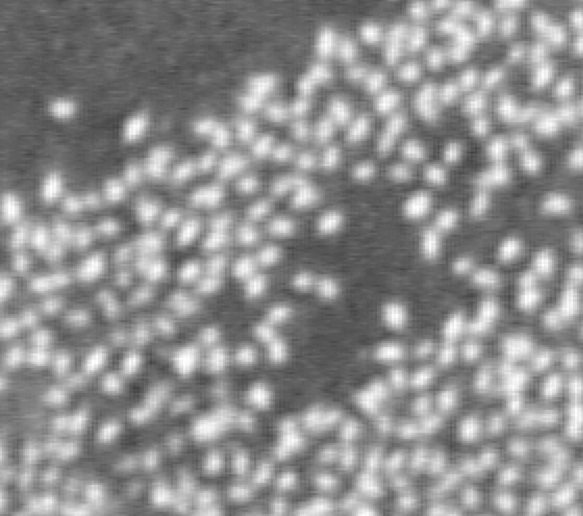
%> input picture donnees_TP4_TAV/colonie.png, 583 x 516 px
$ octave exercice_4.m   (GNU Octave 9; MATLAB toolbox functions it lacks are replaced by stand-ins)
%> lines starting %> are read from the running program, lines starting %| are printed output that depends on the picture
### donnees_TP4_TAV/calcul_I_moyen_ellipse.m
function resultat = calcul_I_moyen_ellipse(I,c_i,R)

[nb_lignes,nb_colonnes] = size(I);
abscisse = c_i(1);
ordonnee = c_i(2);
angle = c_i(3);
a = R;
b = sqrt(2)*R;
nb_pixels = 0;
somme_nvg = 0;
for j = max(1,floor(abscisse-b)):min(nb_colonnes,ceil(abscisse+b))
	for i = max(1,floor(ordonnee-b)):min(nb_lignes,ceil(ordonnee+b))
		abscisse_relative = j-abscisse;
		ordonnee_relative = i-ordonnee;
		if ((abscisse_relative*cos(angle)-ordonnee_relative*sin(angle))/a)^2+((abscisse_relative*sin(angle)+ordonnee_relative*cos(angle))/b)^2<=1
			nb_pixels = nb_pixels+1;
			somme_nvg = somme_nvg+I(i,j);
		end
	end
end
resultat = somme_nvg/nb_pixels;

### donnees_TP4_TAV/exercice_4.m
clear;
close all;
taille_ecran = get(0,'ScreenSize');
L = taille_ecran(3);
H = taille_ecran(4);

%% Paramètres :
beta = 1.0;                                     % Facteur de distance
S =130;                                         % seuil de bon postionnement
gamma = 5.0;                                    % parametre sigmoide
T =0.1;                                         % Temperature
lambda = 100.0;                                 % facteur de poisson
alpha =0.99;                                    % coefficient de croissance
rose = [253 108 158]/255;
k_max = 5000;                                   % nb d'iteration max
R_max=20;
N=10;                                            % Nb de cercle initaux

nb_points_disque = 30;                          % Affichage cercle
increment_angulaire = 2*pi/nb_points_disque;    % increment d'affichage
theta = 0:increment_angulaire:2*pi;             % Liste des thetas


nb_affichages = 1000;                               % affichage frame
pas_entre_affichages = floor(k_max/nb_affichages);
temps_pause = 0.0005;
%% Lecture et affichage de l'image :
I = imread('colonie.png');
%> I is the input picture: size 516x583x3 uint8; min 64, max 255, mean 142.3
I = rgb2gray(I);
%> I: size 516x583 uint8
I = double(I);
%> I: size 516x583 double
I = I(1:400,100:450);
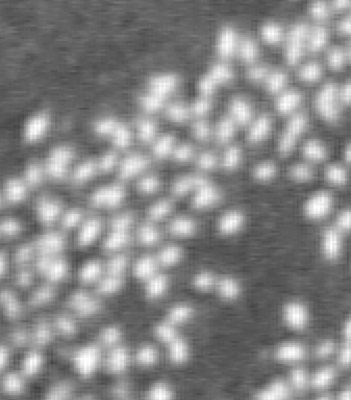
%> I: size 400x351 double; min 65, max 255, mean 135.8
figure('Name',['Detection de ' num2str(N) ' flamants roses'],'Position',[0.25*L,0,0.75*L,0.5*H]);
[nb_lignes,nb_colonnes] = size(I);
%> nb_lignes = 400; nb_colonnes = 351

%% Tirage aléatoire d'une configuration initiale et calcul des niveaux de gris moyens :
c = zeros(N,4);
I_moyen_disques = zeros(N,1);
U_disques = zeros(N,1);
for i = 1:N
    pos = nb_colonnes*rand(1,2);
    r= rand*20+5;
    angle = rand*2*pi;
    c_i = [pos,rand*2*pi,r];
	c(i,:) = c_i;
	I_moyen_disques(i) = calcul_I_moyen_ellipse(I,c_i,c_i(4));
    somme=0;
    for j = 1:N
        dist = sqrt((c(i,1)-c(j,1))^2 + (c(i,2)-c(j,2))^2);
        if dist <= sqrt(2)*(c(i,4)+c(j,4))/2
           somme = somme + 1;
        end
    end
    U_disques(i) = beta*somme - I_moyen_disques(i);
end
%> after the loop, I_moyen_disques = [92.14; 180.3; 128.8; 144.1; 173.9; 139.5; 134.5; 138.8; 119.8; 170.9]; U_disques = [-91.14; -179.3; -127.8; -143.1; -172.9; -138.5; -133.5; -137.8; -118.8; -169.9]; c = 10 rows, first 8: [296.4 266 3.21 13.41; 142.1 275.1 3.67 11.07; 318.7 177.1 3.89 10.64; 87.93 319.3 5.67 24.66; 108.9 256.2 2.97 22.98; 35.35 152.4 6.07 17.22; 167.4 303.7 3.45 10.21; 4.93 252.6 4.2 12.98]
liste_k = 0;
liste_U = 0;
I_moyen_config = mean(I_moyen_disques);
%> I_moyen_config = 142.3
liste_I_moyen_config = I_moyen_config;
%> liste_I_moyen_config = 142.3

%% Affichage de la configuration initiale :
subplot(1,2,1);
imagesc(I);
axis image;
axis off;
colormap gray;
hold on;
for j = 1:N
            a= c(j,4);
            b = sqrt(2)*c(j,4);
			x_prime = a*cos(theta);
			y_prime = b*sin(theta);
            angle = c(j,3);
            x_affich = x_prime*cos(angle)+y_prime*sin(angle);
            y_affich = -x_prime*sin(angle)+y_prime*cos(angle);
            x_affich = c(j,1)+x_affich;
            y_affich = c(j,2)+y_affich;
			indices = find(x_affich>0 & x_affich<nb_colonnes & y_affich>0 & y_affich<nb_lignes);
			plot(x_affich(indices),y_affich(indices),'Color',rose,'LineWidth',3);
end
%> this loop made 10 passes
%> (a, b, angle) on passes 1, 2, 3, 4, 5, 6, 7, 8, 10: (13.41, 18.97, 3.21), (11.07, 15.65, 3.67), (10.64, 15.04, 3.89), (24.66, 34.87, 5.67), (22.98, 32.49, 2.97), (17.22, 24.35, 6.07), (10.21, 14.44, 3.45), (12.98, 18.35, 4.2), (16.35, 23.12, 6.08)
%> (a, b, angle, indices) on pass 9: (22.35, 31.61, 2.04, [3 4 5 6 7 8 9 10 11 12 13 14 15 16 17])
pause(temps_pause);

%% Courbe d'évolution du niveau de gris moyen :
subplot(1,2,2);
plot(liste_k,liste_U,'.','Color',rose);
axis([0 k_max/1000 -400 0]);
set(gca,'FontSize',20);
xlabel('Nombre d''iterations','FontSize',30);
ylabel('Energie','FontSize',30);
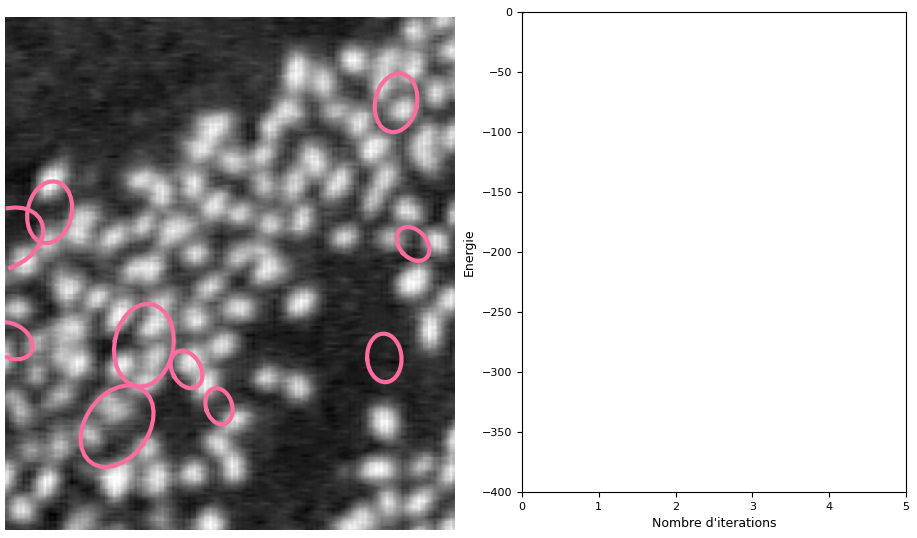
%> figure redrawn from the program's plot data, 2 panels


%% Recherche de la configuration optimale :
continuer = true;
k=1;
while continuer
    %% Tirage des nouveaux disques
    c_anc = c;
    nouvN = poissrnd(lambda);

    for i=1:nouvN
        % Tirage aléatoire d'un nouveau disque et calcul du niveau de gris moyen :
        c_i = [nb_colonnes*rand nb_lignes*rand,rand*2*pi,rand*20+5];
        c = [c; c_i];
        I_moyen_disques = [I_moyen_disques ; calcul_I_moyen_ellipse(I,c_i,c_i(4))];
    end


    %% Calcul de l'energie ind
    U_i = zeros(size(c,1),1);

    for i = 1:size(c,1)
        U_i(i) = 1 - (2/(1+exp(-gamma*(I_moyen_disques(i)/S-1))));
    end
    %% tri des energies
%> (the run ends here)

$ run again, with donnees_TP4_TAV/bateau.jpg saved as donnees_TP4_TAV/colonie.png
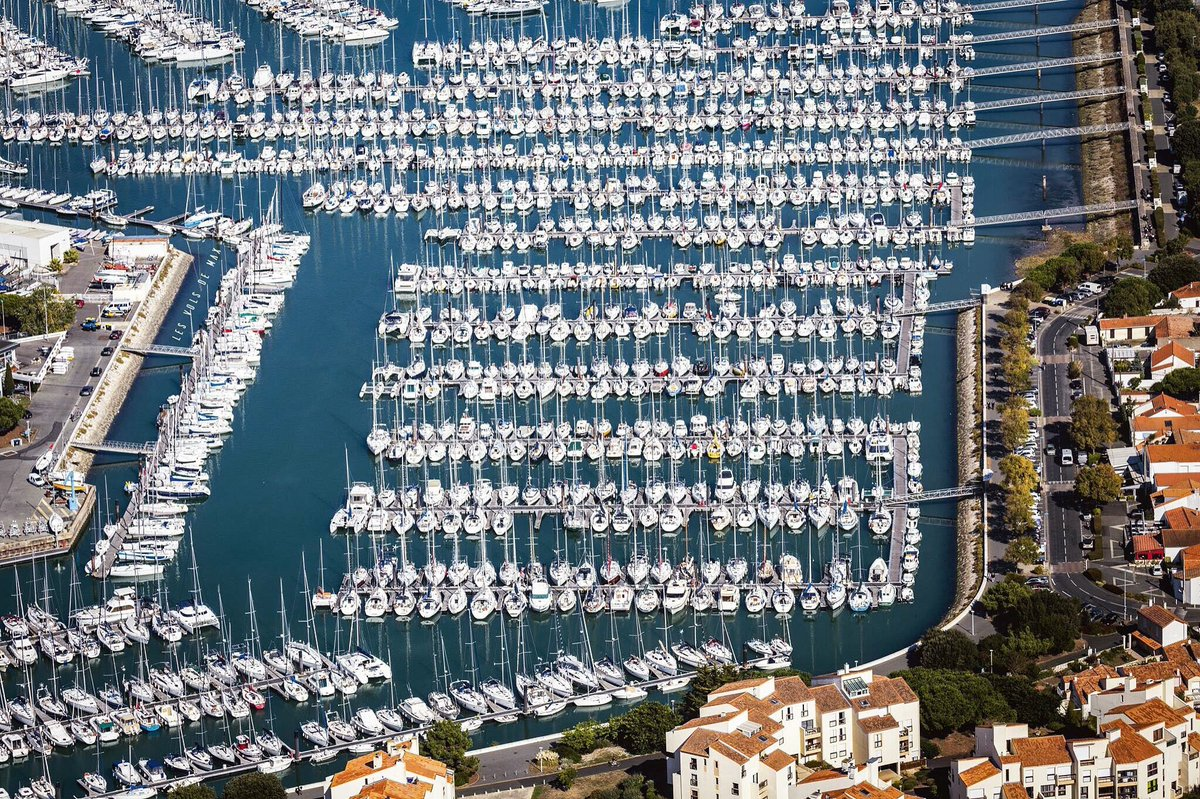
%> input picture donnees_TP4_TAV/bateau.jpg, 1200 x 799 px
%> I is the input picture: size 799x1200x3 uint8; mean R, G, B 115.1, 121.6, 125.8
%> `I = I(1:400,100:450);`:
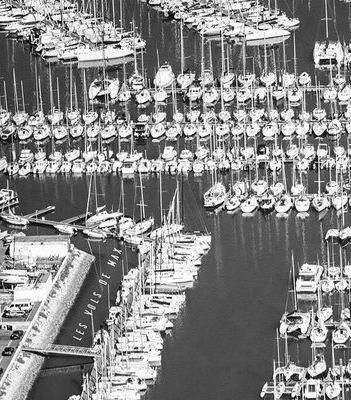
%> I: size 400x351 double; min 0, max 255, mean 133.9
%> after the loop `for i = 1:N`: I_moyen_disques = [115.3; 173.1; 104.6; 92.13; 105.5; 146.5; 190; 157; 125.6; 118.8]; U_disques = [-114.3; -172.1; -103.6; -91.13; -104.5; -145.5; -189; -156; -124.6; -117.8]; c = 10 rows, first 8: [296.4 266 3.21 13.41; 142.1 275.1 3.67 11.07; 318.7 177.1 3.89 10.64; 87.93 319.3 5.67 24.66; 108.9 256.2 2.97 22.98; 35.35 152.4 6.07 17.22; 167.4 303.7 3.45 10.21; 4.93 252.6 4.2 12.98]
%> I_moyen_config = 132.9
%> the loop `for j = 1:N` made 10 passes
%> (a, b, angle) on passes 1 to 8: (13.41, 18.97, 3.21), (11.07, 15.65, 3.67), (10.64, 15.04, 3.89), (24.66, 34.87, 5.67), (22.98, 32.49, 2.97), (17.22, 24.35, 6.07), (10.21, 14.44, 3.45), (12.98, 18.35, 4.2)
%> `ylabel('Energie','FontSize',30);`:
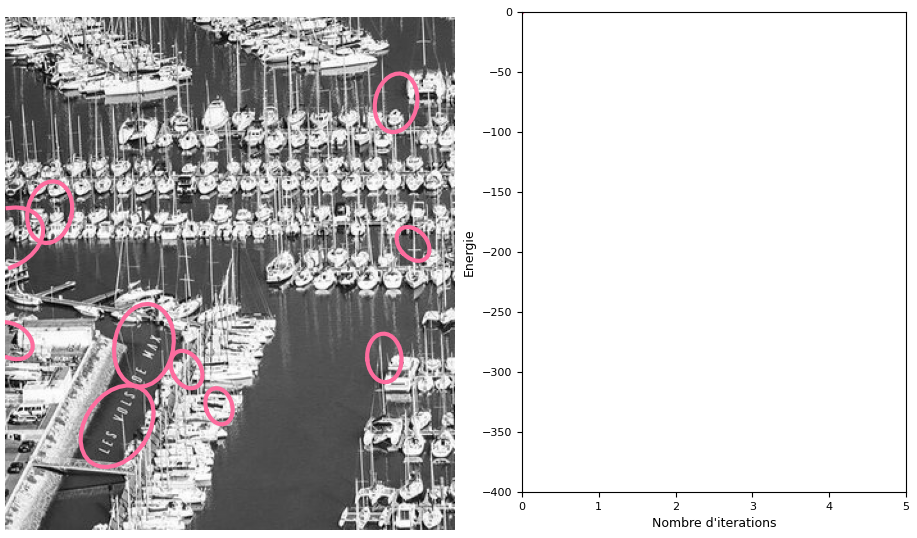
%> figure redrawn from the program's plot data, 2 panels

$ run again, with donnees_TP4_TAV/bateau_2.jpg saved as donnees_TP4_TAV/colonie.png
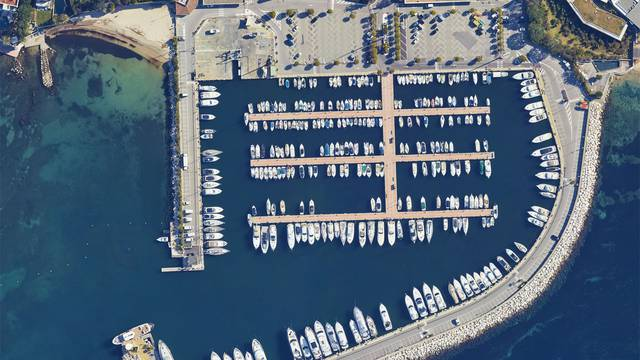
%> input picture donnees_TP4_TAV/bateau_2.jpg, 640 x 360 px
%> I is the input picture: size 360x640x3 uint8; mean R, G, B 85.5, 104, 121.9
%> `I = rgb2gray(I);`:
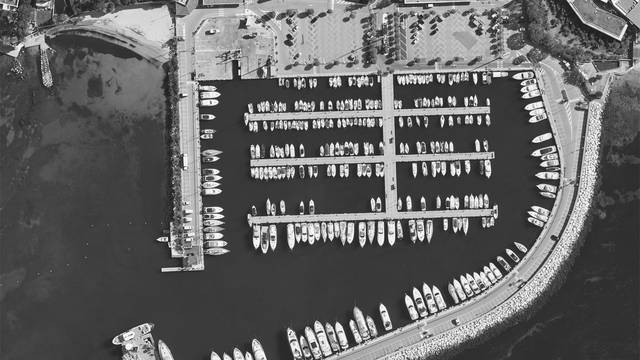
%> I: size 360x640 uint8; min 2, max 255, mean 100.5

$ run again, with donnees_TP4_TAV/moutons.jpeg saved as donnees_TP4_TAV/colonie.png
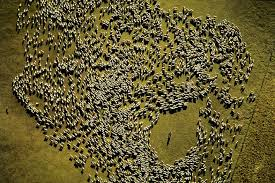
%> input picture donnees_TP4_TAV/moutons.jpeg, 275 x 183 px
%> I is the input picture: size 183x275x3 uint8; mean R, G, B 101.9, 92.4, 53.3
%> `I = rgb2gray(I);`:
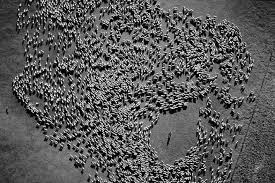
%> I: size 183x275 uint8; min 0, max 253, mean 90.8
